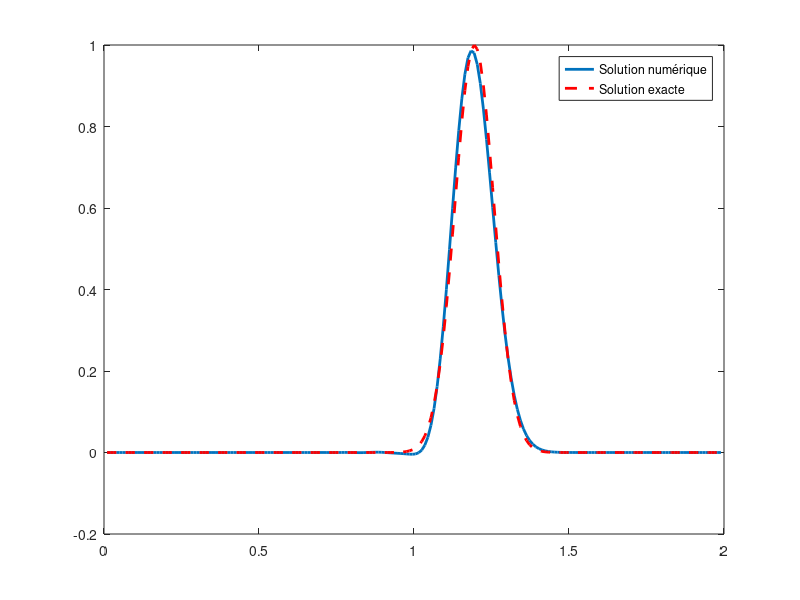

Here is the MATLAB script that generated this plot:
% Définition des paramètres
a = 0;
b = 2;
beta = 1;
M = 200;
k = 0.005;
T = 1;
N = T/k;

% Calcul du pas h
h = (b - a) / (M + 1);

% Initialisation de x et U(0)
x = linspace(a + h, b - h, M)';
U0 = exp(-5 * (5 * x - 1) .^ 2);

% Préallocation de U pour stocker l'historique des solutions
U = zeros(M, N);
U(:,1) = U0; % La première colonne est U0

p = -beta^2 * k^ 2 / h^2 +1;
q = beta^2 * k^2 / (2*h^2) - beta * k / (2 * h);
r = beta^2 * k^2 / (2*h^2) + beta * k / (2 * h);

% Création d'une matrice carrée MxM remplie de zéros
A = zeros(M, M);

% Remplissage de la diagonale principale avec p
for i = 1:M
    A(i, i) = p;
end

% Remplissage de la diagonale supérieure avec q
for i = 1:M-1
    A(i, i+1) = q;
end

% Remplissage de la diagonale inférieure avec r
for i = 2:M
    A(i, i-1) = r;
end

%initialisation de la condition au limite
Uborder = zeros(N, 1);
Uborder(1,1) = exp(-5 * (5 * (b) - 1) .^ 2);

% Initialisation de la figure pour l'affichage dynamique
figure;
% Tracer la solution numérique initiale
hPlot = plot(x, U(:, 1), 'LineWidth', 2);
hold on; % Maintenir la figure pour les tracés additionnels
% Tracer la solution exacte initiale (sera mise à jour dans la boucle)
hExactPlot = plot(x, U0, 'r--', 'LineWidth', 2); % en rouge pointillé pour la solution exacte
ylim([-0.2 1]);

for n = 2:N
    Uborder(n, 1) = -beta*k/h*(Uborder(n-1, 1) - U(M, n-1)) + k*Uborder(n-1, 1);

    % La colonne précédente représente UOLD
    UOLD = U(:, n-1);

    % Calcul de UNEW en utilisant la matrice A et UOLD
    UNEW = A * UOLD;
    UNEW(M) = UNEW(M) - q*Uborder(n-1, 1);

    % Mise à jour de la matrice U avec les nouvelles valeurs
    U(:, n) = UNEW;

    % Mise à jour du tracé de la solution numérique
    set(hPlot, 'YData', U(:, n));

    % Calcul de la solution exacte à l'instant t
    xExact = x - beta*k*(n-1);
    UExact = exp(-5 * (5 * xExact - 1) .^ 2);

    % Mise à jour du tracé de la solution exacte
    set(hExactPlot, 'XData', x, 'YData', UExact);

    drawnow;
    pause(0.02);
end

legend([hPlot, hExactPlot], 'Solution numérique', 'Solution exacte'); % Ajouter une légende
hold off; % Fin du maintien de la figure